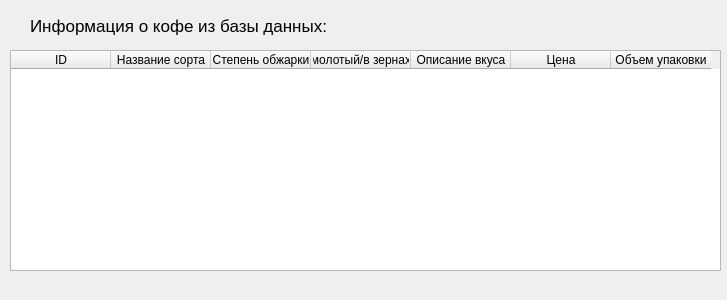
<?xml version="1.0" encoding="UTF-8"?>
<ui version="4.0">
 <class>Form</class>
 <widget class="QWidget" name="Form">
  <property name="geometry">
   <rect>
    <x>0</x>
    <y>0</y>
    <width>727</width>
    <height>300</height>
   </rect>
  </property>
  <property name="windowTitle">
   <string>Эспрессо</string>
  </property>
  <widget class="QTableWidget" name="tableWidget">
   <property name="geometry">
    <rect>
     <x>10</x>
     <y>50</y>
     <width>711</width>
     <height>221</height>
    </rect>
   </property>
   <column>
    <property name="text">
     <string>ID</string>
    </property>
   </column>
   <column>
    <property name="text">
     <string>Название сорта</string>
    </property>
   </column>
   <column>
    <property name="text">
     <string>Степень обжарки</string>
    </property>
   </column>
   <column>
    <property name="text">
     <string>молотый/в зернах</string>
    </property>
   </column>
   <column>
    <property name="text">
     <string>Описание вкуса</string>
    </property>
   </column>
   <column>
    <property name="text">
     <string>Цена</string>
    </property>
   </column>
   <column>
    <property name="text">
     <string>Объем упаковки</string>
    </property>
   </column>
  </widget>
  <widget class="QLabel" name="label">
   <property name="geometry">
    <rect>
     <x>30</x>
     <y>10</y>
     <width>351</width>
     <height>31</height>
    </rect>
   </property>
   <property name="font">
    <font>
     <pointsize>13</pointsize>
    </font>
   </property>
   <property name="text">
    <string>Информация о кофе из базы данных:</string>
   </property>
  </widget>
 </widget>
 <resources/>
 <connections/>
</ui>
